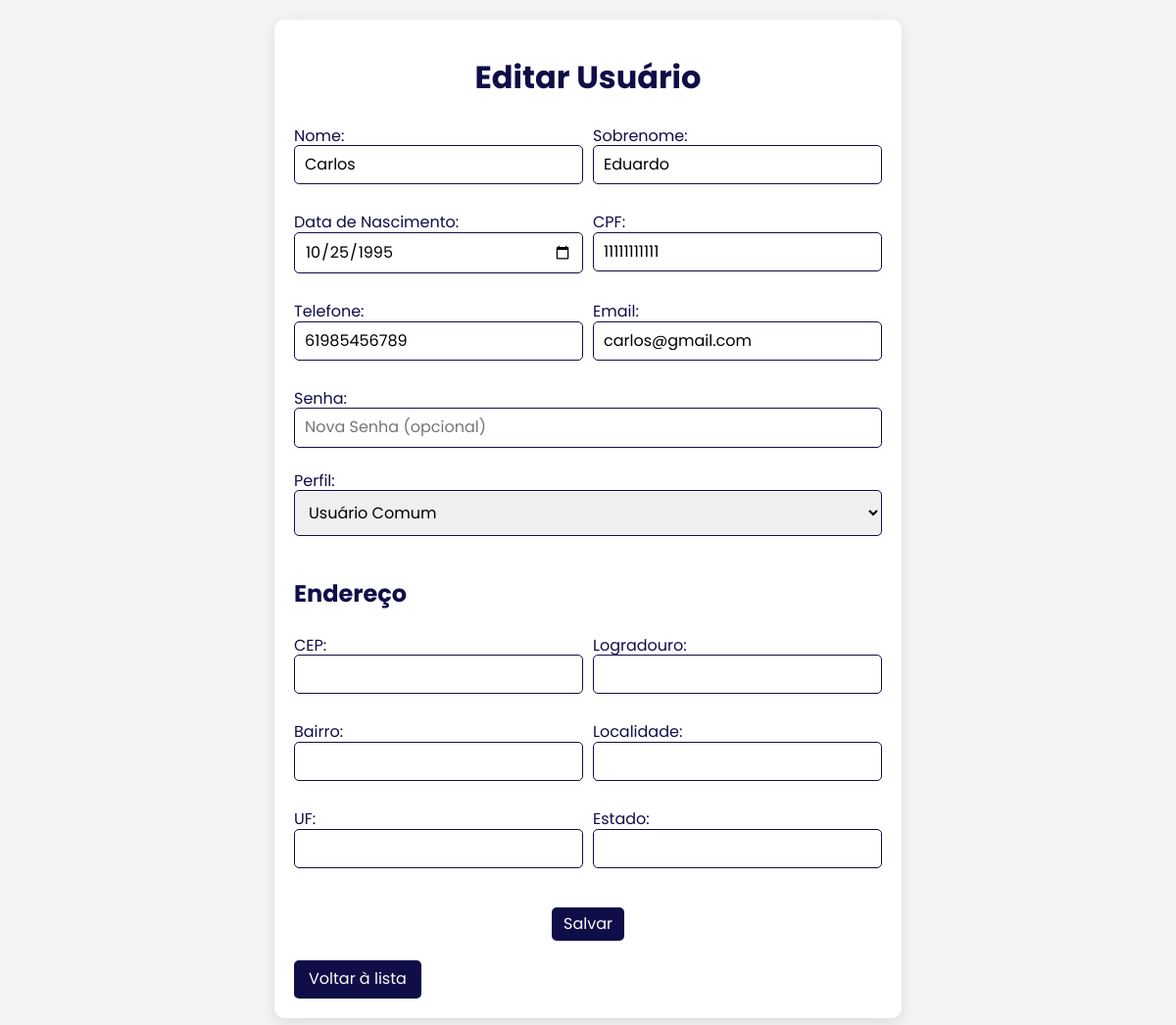
Before: /crud/public/editar_usuario.php?id=1 with the older database file.
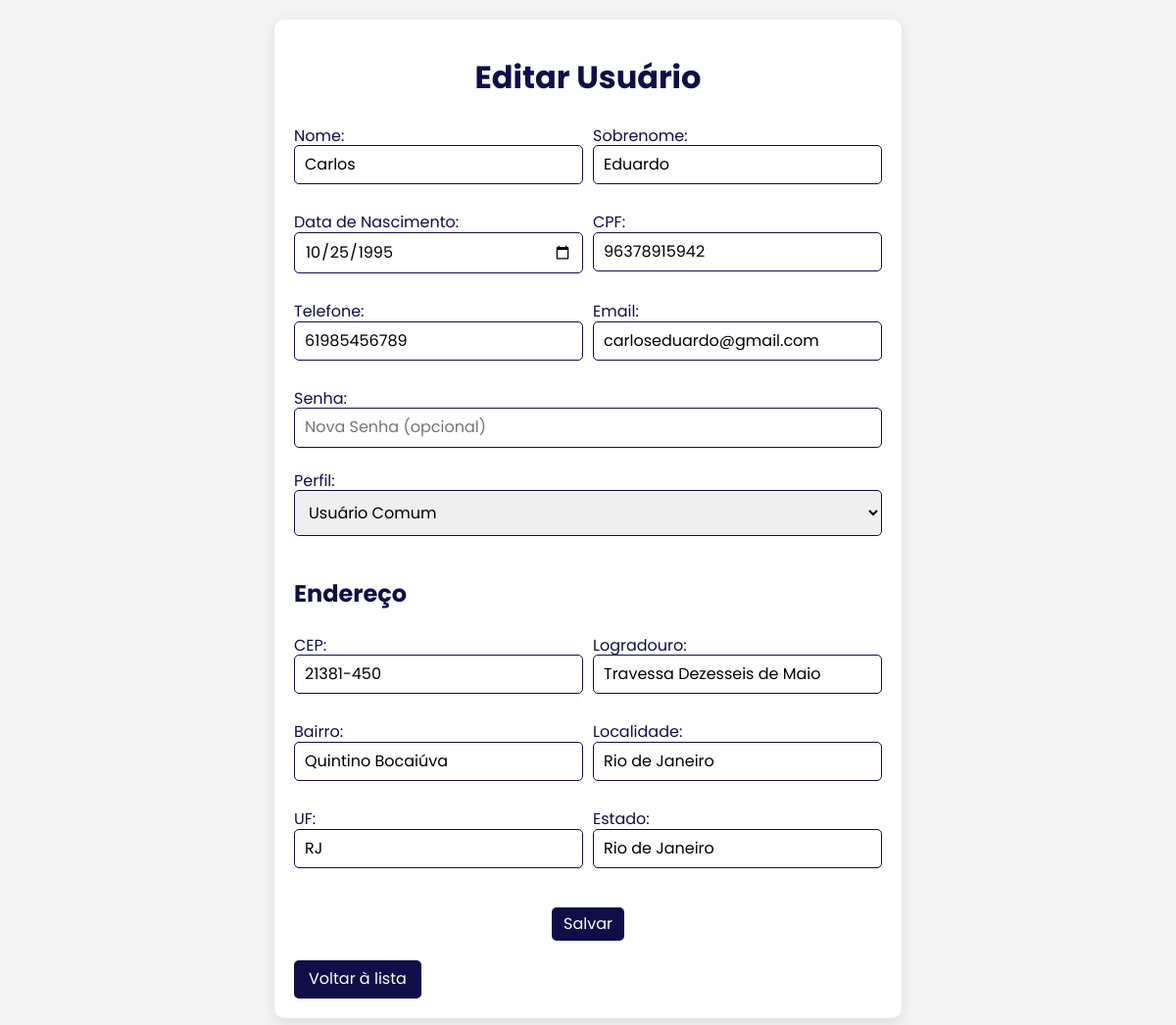
After: the same page with the newer database file.
### tables this page shows
CREATE TABLE `usuarios` (
  `id` int(11) NOT NULL,
  `nome` varchar(100) NOT NULL,
  `sobrenome` varchar(100) NOT NULL,
  `cpf` varchar(14) NOT NULL,
  `telefone` varchar(15) NOT NULL,
  `email` varchar(100) NOT NULL,
  `senha` varchar(255) NOT NULL,
  `criado_em` timestamp NOT NULL DEFAULT current_timestamp(),
  `perfil_id` int(11) NOT NULL,
  `data_nascimento` date DEFAULT NULL
);

CREATE TABLE `enderecos` (
  `id` int(11) NOT NULL,
  `usuario_id` int(11) DEFAULT NULL,
  `cep` varchar(10) NOT NULL,
  `logradouro` varchar(255) NOT NULL,
  `bairro` varchar(100) NOT NULL,
  `localidade` varchar(100) NOT NULL,
  `uf` char(2) NOT NULL,
  `estado` varchar(100) NOT NULL
);

### crud/controllers/UsuarioController.php (called while the page is built, shortened)
<?php
require_once '../models/Usuario.php';
require_once '../models/Endereco.php';
class UsuarioController {
    private $usuario;
    private $endereco;
    public function __construct($db) {
        $this->usuario = new Usuario($db);
        $this->endereco = new Endereco($db);
    }
    public function read($id) {
        try {
            $usuario = $this->usuario->read($id);
            try {
                $endereco = $this->endereco->buscarEnderecoPorUsuarioId($id);
            } catch (Exception $e) {
                $endereco = null;
            }
            return [
                'usuario' => $usuario,
                'endereco' => $endereco
            ];
        } catch (Exception $e) {
            error_log('Erro ao ler usuário: ' . $e->getMessage());
            throw new Exception("Falha ao buscar o usuário.");
        }
    }
}
?>

### crud/models/Usuario.php (called while the page is built, shortened)
<?php
class Usuario
{
    private $conn;
    private $table_name = 'usuarios';
    public function __construct($db)
    {
        $this->conn = $db;
    }
    public function read($id)
    {
        $sql = "SELECT * FROM " . $this->table_name . " WHERE id = ?";
        $stmt = $this->conn->prepare($sql);
        $stmt->bind_param("i", $id);
        $stmt->execute();
        $result = $stmt->get_result();
        if ($result->num_rows > 0) {
            return $result->fetch_assoc();
        }
        return null;
    }
}
?>

### crud/models/Endereco.php (called while the page is built, shortened)
<?php
class Endereco
{
    private $conn;
    public function __construct($db)
    {
        $this->conn = $db;
    }
    public function buscarEnderecoPorUsuarioId($usuario_id)
    {
        $query = "SELECT * FROM enderecos WHERE usuario_id = ?";
        $stmt = $this->conn->prepare($query);
        $stmt->bind_param('i', $usuario_id);
        $stmt->execute();
        $result = $stmt->get_result();
        if ($result->num_rows === 0) {
            throw new Exception("Nenhum endereço encontrado para o usuário informado.");
        }
        $endereco = $result->fetch_assoc();
        return $endereco;
    }
}
?>

### crud/public/editar_usuario.php (the view, shortened to what the changed rows need)
<?php
require_once '../controllers/UsuarioController.php';
require_once '../controllers/EnderecoController.php';
$db = new DataBase();
$conn = $db->getConnection();
$usuarioController = new UsuarioController($conn);
$usuario_id = isset($_GET['id']) ? (int)$_GET['id'] : 0;
try {
    $data = $usuarioController->read($usuario_id);
    $usuario = $data['usuario'];
    $endereco = $data['endereco'];
} catch (Exception $e) {
    echo "<p style='color: red;'>Erro: " . $e->getMessage() . "</p>";
    exit;
}
?>
<!DOCTYPE html>
<html lang="pt-BR">
<head>
    <link rel="stylesheet" href="https://cdnjs.cloudflare.com/ajax/libs/normalize/8.0.1/normalize.min.css">
    <link rel="stylesheet" href="https://cdnjs.cloudflare.com/ajax/libs/font-awesome/6.5.0/css/all.min.css">
</head>
<body>
    <div class="container">
        <h1>Editar Usuário</h1>
        <form action="" method="POST">
            <div class="input-group">
                <label>Nome: <input type="text" name="nome" value="<?php echo htmlspecialchars($usuario['nome']); ?>"
                        required></label>
                <label>Sobrenome: <input type="text" name="sobrenome"
                        value="<?php echo htmlspecialchars($usuario['sobrenome']); ?>" required></label>
            </div>
            <div class="input-group">
                <label>Data de Nascimento: <input type="date" name="data_nascimento"
                        value="<?php echo $usuario['data_nascimento']; ?>" required></label>
                <label>CPF: <input type="text" name="cpf" value="<?php echo htmlspecialchars($usuario['cpf']); ?>"
                        required></label>
            </div>
            <div class="input-group">
                <label>Telefone: <input type="text" name="telefone"
                        value="<?php echo htmlspecialchars($usuario['telefone']); ?>" required></label>
                <label>Email: <input type="email" name="email"
                        value="<?php echo htmlspecialchars($usuario['email']); ?>" required></label>
            </div>
            <label>Perfil:
                <select name="perfil_id">
                    <option value="2" <?php echo $usuario['perfil_id'] == 2 ? 'selected' : ''; ?>>Usuário Comum</option>
                </select>
            </label>
            <h2>Endereço</h2>
            <div class="input-group">
                <label>CEP: <input type="text" name="cep" id="cep"
                        value="<?php echo htmlspecialchars($endereco['cep'] ?? ''); ?>" required></label>
                <label>Logradouro: <input type="text" name="logradouro" id="logradouro"
                        value="<?php echo htmlspecialchars($endereco['logradouro'] ?? ''); ?>" required></label>
            </div>
            <div class="input-group">
                <label>Bairro: <input type="text" name="bairro" id="bairro"
                        value="<?php echo htmlspecialchars($endereco['bairro'] ?? ''); ?>" required></label>
                <label>Localidade: <input type="text" name="localidade" id="localidade"
                        value="<?php echo htmlspecialchars($endereco['localidade'] ?? ''); ?>" required></label>
            </div>
            <div class="input-group">
                <label>UF: <input type="text" name="uf" id="uf"
                        value="<?php echo htmlspecialchars($endereco['uf'] ?? ''); ?>" required></label>
                <label>Estado: <input type="text" name="estado" id="estado"
                        value="<?php echo htmlspecialchars($endereco['estado'] ?? ''); ?>" required></label>
            </div>
        </form>
    </div>
</body>
</html>

Changed rows visible on the page:
changed usuarios "Carlos": cpf "11111111111" → "96378915942"; email "carlos@gmail.com" → "carloseduardo@gmail.com"
added enderecos: cep "21381-450", logradouro "Travessa Dezesseis de Maio", bairro "Quintino Bocaiúva", localidade "Rio de Janeiro", uf "RJ", estado "Rio de Janeiro"
